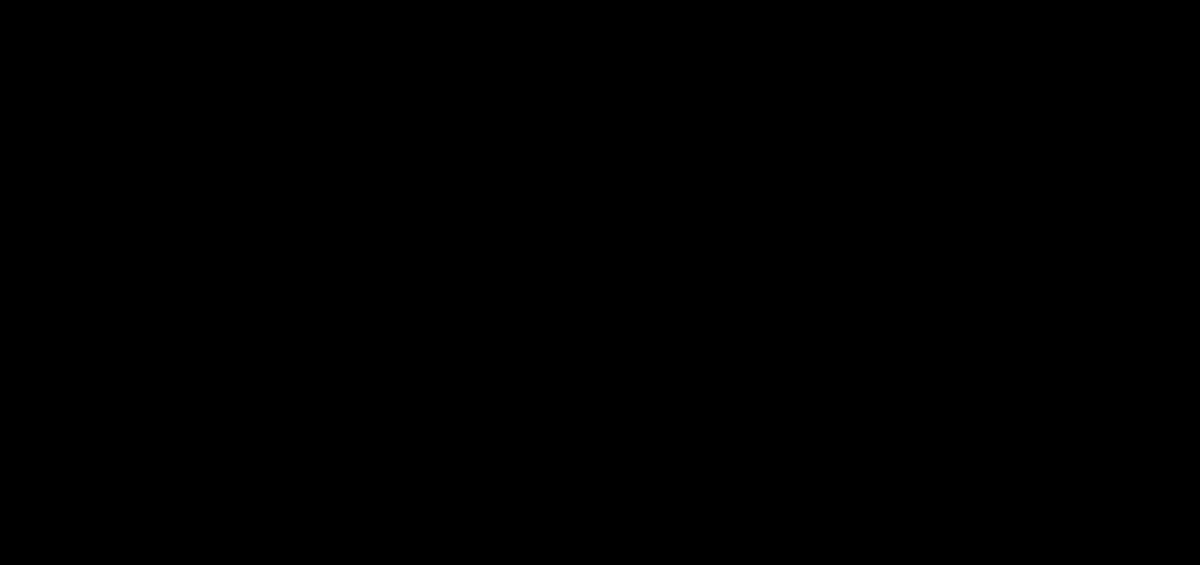
Frame 1 (no input)
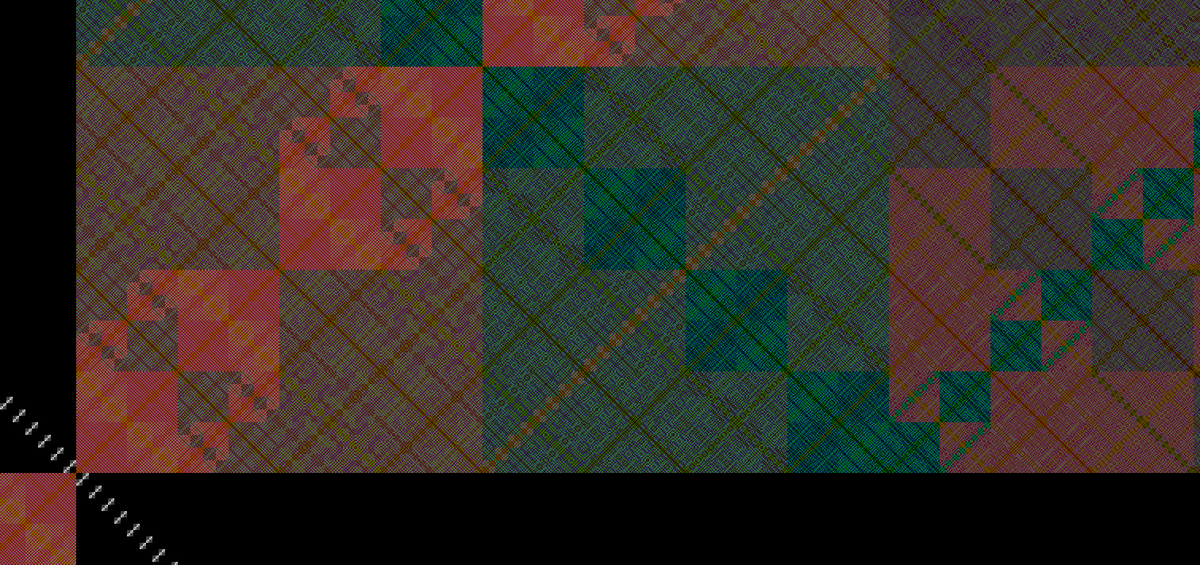
Frame 60 (the mouse pressed at the canvas centre just before this capture)
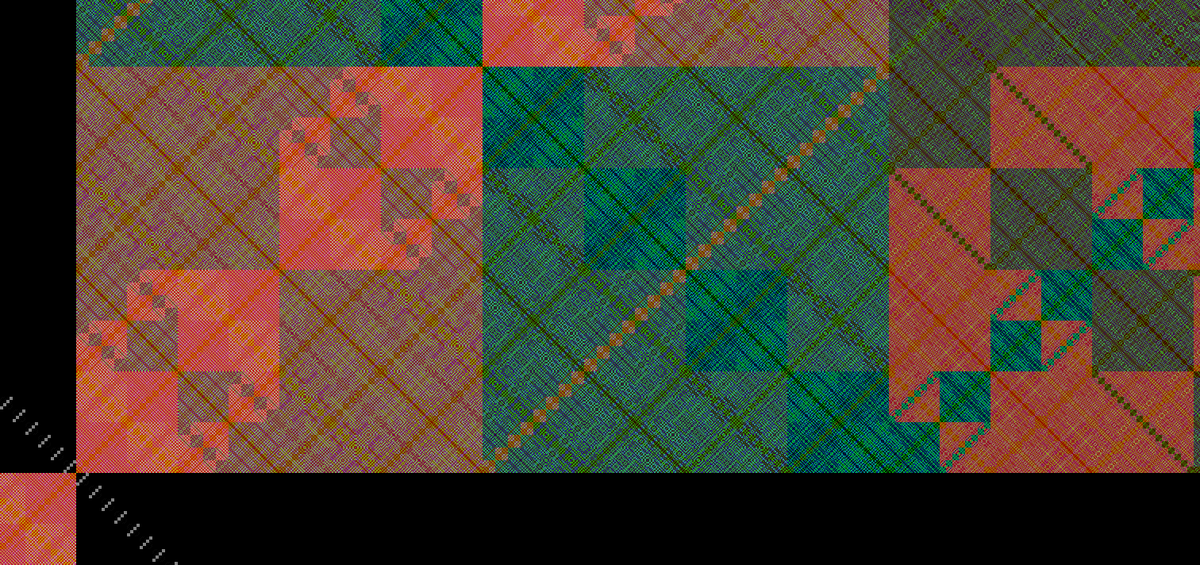
Frame 120 (the mouse held since frame 60 and released just before this capture)

The Processing sketch that drew these frames (run headless with seeded random() and noise(); from frame 60 on, the mouse is pressed at the canvas centre):

// Processing sketch: c_bitwise_6
// ── c_bitwise_6.pde
/**
 * Author: qp91mn64
 * License: the MIT License
 * Created: 2026-02-21
 * 
 * Modefied from c_bitwise_5
 * 
 * Bitwise operation, square, & a to extract bits, result used as color
 * Pretty complex patterns
 * 
 * XOR Patterns with transparency:
 * When x < 4096 and y < 4096, b * b < 16777216, so that alpha is 0, no color
 * Except that grayscale pattern emerge on the main diagonal
 * When one of x >= 4096 (and not too large), colors fade in with low opacity
 * But when both x and y are in range [4096, 8192)
 * Grayscale pattern emerged again
 * 
 * Left click: a + 1
 * Right click: a - 1
 * Press 's' to save an image
 * 
 * See different bitwise patterns:
 * Press '1': bitwise AND &
 * Press '2': bitwise OR |
 * Press '3': bitwise XOR ^ (default)
 * 
 * Side effect: old patterns remain after switching
 * So it's possible to put different patterns into one image
 */
int cellWidth = 1;
int cellHeight = 1;
int a = 1;  // A bitmask, also an index of patterns
int xMax;
int yMax;
int xOffset = 4000;
int yOffset = 3500;
int whichBitwiseOperator = 3;  // 1:& 2:| 3:^
String bitwiseString;
PImage image1;
void setup() {
  size(1512, 712);  // Patterns differ from each area; make sure your computer support such high resolution
  noStroke();
  xMax = (width - 1) / cellWidth + 1;  // Avoid grey egdes when `width` cannot be divided by `cellWidth`
  yMax = (height - 1) / cellHeight + 1;  // Avoid grey egdes when `height` cannot be divided by `cellHeight`
  if (whichBitwiseOperator == 1) {
    bitwiseString = "AND";
  } else if (whichBitwiseOperator == 2) {
    bitwiseString = "OR";
  } else if (whichBitwiseOperator == 3) {
    bitwiseString = "XOR";
  }
  image1 = createImage(width, height, ARGB);
  println(bitwiseString, a, binary(a));
  frameRate(64);
}
void draw() {
  a--;  // As the change of `a` a bit doesn't change the screen too much, you may use something like `a+=2;` to make it change faster
  int b = 0;
  int color1 = 0;
  int x1;
  int y1;
  image1.loadPixels();
  for (int x = 0; x < xMax; x++) {
    for (int y = 0; y < yMax; y++) {
      // Calculate values near 4096
      x1 = x + xOffset;
      y1 = y + yOffset;
      if (whichBitwiseOperator == 1) {
        b = x1 & y1;
      } else if (whichBitwiseOperator == 2) {
        b = x1 | y1;
      } else if (whichBitwiseOperator == 3) {
        b = x1 ^ y1;
      }
      color1 = a & b*b;  // Bitmask, and use the result as the color of pixels
      // Use pixels[] instead of rect() for seppd
      for (int dx = 0; dx < cellWidth; dx++) {
        for (int dy = 0; dy < cellHeight; dy++) {
          image1.pixels[min(y * cellHeight + dy, height - 1) * width + min(x * cellWidth + dx, width - 1)] = color(color1);
        }
      }
    }
  }
  image1.updatePixels();
  image(image1, 0, 0);
}
void mousePressed() {
  if (mouseButton == LEFT) {
    a++;
    println(bitwiseString, a, binary(a));
  } else if (mouseButton == RIGHT) {
    a--;
    println(bitwiseString, a, binary(a));
  }
}
void keyPressed() {
  switch (key) {
    case '1':
      if (whichBitwiseOperator != 1) {
        whichBitwiseOperator = 1;
        bitwiseString = "AND";
        println(bitwiseString, a, binary(a));
      }
      break;
    case '2':
      if (whichBitwiseOperator != 2) {
        whichBitwiseOperator = 2;
        bitwiseString = "OR";
        println(bitwiseString, a, binary(a));
      }
      break;
    case '3':
      if (whichBitwiseOperator != 3) {
        whichBitwiseOperator = 3;
        bitwiseString = "XOR";
        println(bitwiseString, a, binary(a));
      }
      break;
    case 's':
        String s = String.format("your_output/c_bitwise_6_%s_a_%d_s%s.png", bitwiseString, a, stamp());  // For distinction a stamp is used
        save(s);  // Save what on the canvas directly. 
        println(String.format("Saved: %s", s));
      break;
  }
}
String stamp() {
  String stamp1 = year() + nf(month(), 2) + nf(day(), 2) + nf(hour(), 2) + nf(minute(), 2) + nf(second(), 2);  // Timestamp to the second
  stamp1 += String.format("_%d_%d", millis(), frameCount);  // Better distinction
  return stamp1;
}
